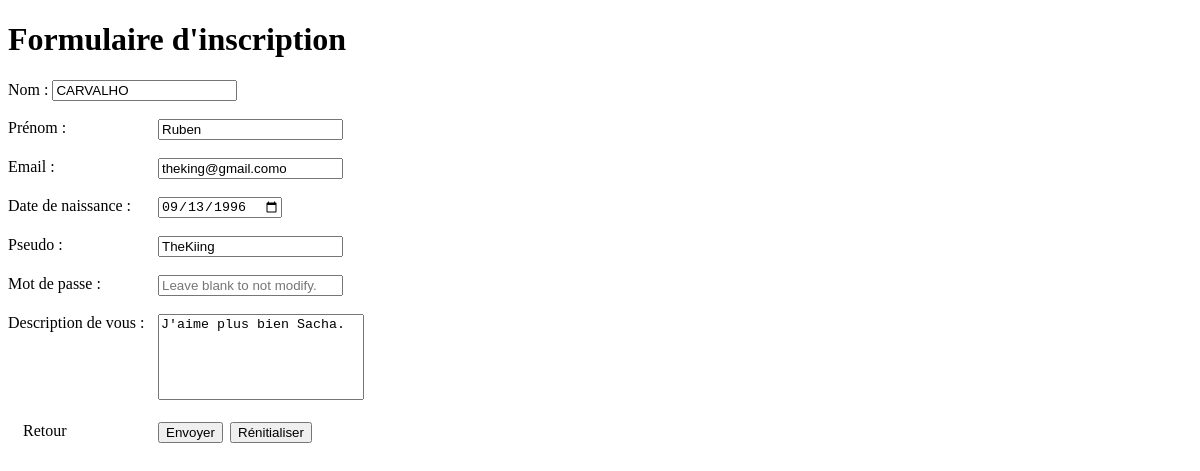
Page /index.php?id=17 on the committed database.
### tables this page shows
CREATE TABLE IF NOT EXISTS `user` (
  `idUser` int(11) NOT NULL AUTO_INCREMENT,
  `nom` varchar(50) NOT NULL,
  `prenom` varchar(50) NOT NULL,
  `email` varchar(50) NOT NULL,
  `dateNaissance` date NOT NULL,
  `pseudo` varchar(50) NOT NULL,
  `password` varchar(255) NOT NULL,
  `description` text,
  PRIMARY KEY (`idUser`),
  UNIQUE KEY `pseudo` (`pseudo`)
);

### dbfunction.php (called while the page is built, shortened)
<?php
function getConnexion()
{
    static $bdd = null;
    if($bdd == null)
    {
        try
        {
            $bdd = new PDO('mysql:host='.HOST.';dbname='.DBNAME, USER, PASS);
            $bdd->setAttribute(PDO::ATTR_ERRMODE, PDO::ERRMODE_EXCEPTION);
        }
        catch (PDOException $e)
        {
            print "Erreur : " . $e->getMessage() . "<br/>";
            die();
        }
    }
    return $bdd;
}
function selectOneUser($id)
{
    $RequeteSql =  'SELECT * FROM user WHERE idUser ='.$id.';';
    $RequeteData = getConnexion()->query($RequeteSql);
    return $RequeteData;
}

### index.php (the view, shortened to what this page needs)
<!DOCTYPE html>
<?php
include 'dbfunction.php';
$modifUser = false;
$nom = "";
$prenom = "";
$email = "";
$dateNaissance = "";
$pseudo = "";
$desc = "";
if(isset($_GET['id']))
{
    $id = $_REQUEST['id'];
    $modifUser = true;
    $tableau = selectOneUser($id);
    foreach ($tableau as $data)
    {
        $id = $data['idUser'];
        $nom = $data['nom'];
        $prenom = $data['prenom'];
        $email = $data['email'];
        $dateNaissance = $data['dateNaissance'];
        $pseudo = $data['pseudo'];
        $desc = $data['description'];
    }
}
?>
<html>
    <head>
        <link rel="stylesheet" type="text/css" href="style.css">
    </head>
    <body>
        <h1>Formulaire d'inscription</h1>
        <div>
            <?php
                if($modifUser == FALSE)
                {
            ?>
            <form id="monformulaire" method="post" action="dbfunction.php">
            <?php
                }
                else
                {
            ?>
            <form id="monformulaire" method="post" action="dbfunction.php?id=<?php echo $id; ?>"
            <?php
                }
            ?>
                <label for="nom" >Nom : </label><input id="nom" type="text" name="nom" value="<?php echo $nom; ?>" required /><br /><br />
                <label for="prenom" >Prénom : </label><input id="prenom" type="text" name="prenom" value="<?php echo $prenom; ?>" required /><br /><br />
                <label for="email" >Email : </label><input id="email" type="email" name="email" value="<?php echo $email; ?>" required /><br /><br />
                <label for="date" >Date de naissance : </label><input id="date" type="date" name="date" value="<?php echo $dateNaissance; ?>" required /><br /><br />
                <label for="pseudo" >Pseudo : </label><input id="pseudo" type="text" name="pseudo" value="<?php echo $pseudo; ?>" required /><br /><br />
                <label for="pass" >Mot de passe : </label><input id="pass" type="password" name="pass" <?php if($modifUser == TRUE) { ?>placeholder="Leave blank to not modify."<?php } ?> /><br /><br />
                <label for="description" >Description de vous : </label><textarea id="description" name="description" ><?php echo $desc; ?></textarea><br /><br />
                <input id="reset" name="reset" type='reset' value='Rénitialiser' />
                <?php
                    if($modifUser == FALSE)
                    {
                ?>
                <input name="envoyer" id="submit" type="submit" value="Envoyer" />
                <?php
                    }
                    else
                    {
                ?>
                <input name="update" id="submit" type="submit" value="Envoyer" />
                <a href="utilisateurs.php">Retour</a>
                <?php
                    }
                ?>
            </form>
        </div>
    </body>
</html>

### style.css (style rules this page uses)
#monformulaire textarea { width: 200px; height: 80px; resize: none; }
#monformulaire label { display: block; width: 150px; float: left; }
#submit { position: absolute; left: 158px; }
#reset { position: absolute; left: 230px; }
a { padding-left: 15px; padding-right: 15px; text-decoration: none; color: black; }

### rows in the picture
user: nom "CARVALHO", prenom "Ruben", email "theking@gmail.como", date "09/13/1996", pseudo "TheKiing", description "J'aime plus bien Sacha."
